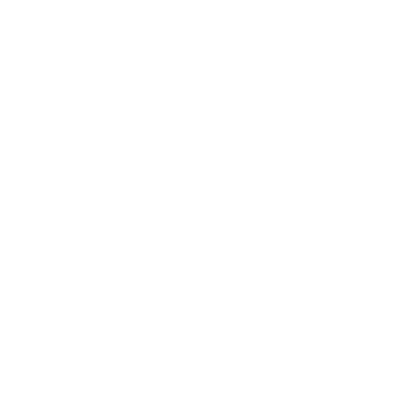
Frame 1 (no input)
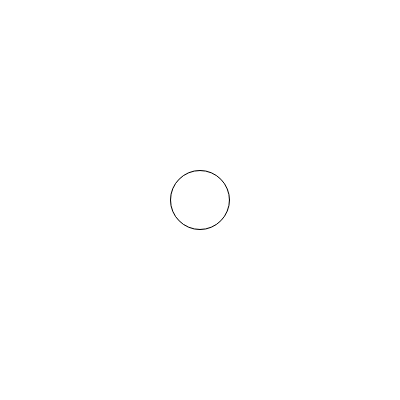
Frame 60 (no input)
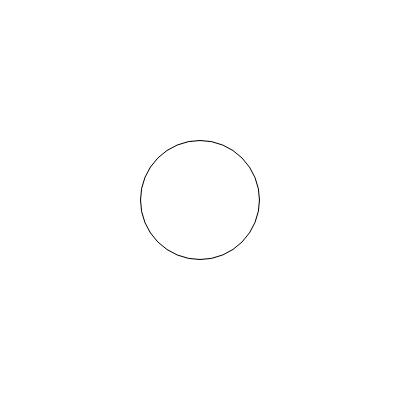
Frame 120 (the mouse pressed at the canvas centre since frame 60)

The p5.js sketch that drew these frames (run headless with seeded random() and noise() and a simulated clock; from frame 60 on, the mouse is pressed at the canvas centre):

// p5.js sketch
// ── sketch.js
let radius = 0;

function setup(){
    createCanvas(400,400);
}

function draw(){
    ellipse(width/2,height/2, radius,radius);
    radius++;
}
